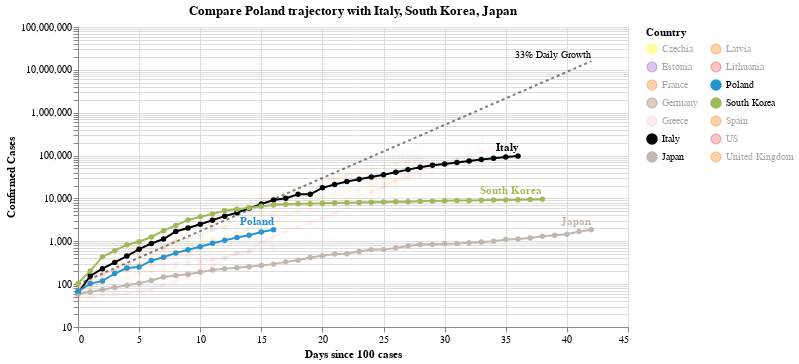

Notebook cell for this chart:
### Code cell
#hide_input
chart3 = make_since_chart(['Poland'])
chart3

### Figure 1 — Vega-Lite specification as saved in the notebook (floating-point values rounded to 4 significant figures; data arrays with more than 128 entries replaced by an {"elided": "..."} marker saying what was removed)
{"config": {"view": {"continuousWidth": 400, "continuousHeight": 300}}, "layer": [{"mark": {"type": "line", "color": "black", "opacity": 0.5, "strokeDash": [3, 3]}, "encoding": {"x": {"type": "quantitative", "field": "Days since 100 cases"}, "y": {"type": "quantitative", "field": "Confirmed Cases"}}}, {"mark": {"type": "text", "align": "right", "dy": -6, "fontSize": 10, "text": "33% Daily Growth"}, "encoding": {"x": {"type": "quantitative", "field": "Days since 100 cases"}, "y": {"type": "quantitative", "field": "Confirmed Cases"}}, "transform": [{"filter": "(datum['Days since 100 cases'] >= 42)"}]}, {"data": {"name": "data-48fa2c6042ddd6908719d7f4304414de"}, "mark": {"type": "line", "point": true}, "encoding": {"color": {"type": "nominal", "field": "Country", "legend": {"columns": 2}, "scale": {"domain": ["Czechia", "Estonia", "France", "Germany", "Greece", "Italy", "Japan", "Latvia", "Lithuania", "Poland", "South Korea", "Spain", "US", "United Kingdom"], "range": ["yellow", "#9467bd", "#F58518", "#9D755D", "pink", "black", "#C1B7AD", "#F58518", "#E45756", "#2495D3", "#A1BA59", "#F58518", "#E45756", "#F58518"]}}, "opacity": {"condition": {"value": 1, "selection": "selector001"}, "value": 0.05}, "tooltip": [{"type": "nominal", "field": "Country"}, {"type": "temporal", "field": "Date"}, {"type": "quantitative", "field": "Confirmed Cases"}, {"type": "quantitative", "field": "Days since 100 cases"}], "x": {"type": "quantitative", "field": "Days since 100 cases"}, "y": {"type": "quantitative", "field": "Confirmed Cases", "scale": {"type": "log"}}}, "selection": {"selector001": {"type": "multi", "fields": ["Country"], "bind": "legend", "init": [{"Country": "Poland"}, {"Country": "Italy"}, {"Country": "South Korea"}, {"Country": "Japan"}]}}, "width": 550}, {"data": {"name": "data-48fa2c6042ddd6908719d7f4304414de"}, "mark": {"type": "text", "align": "right", "dy": -8, "fontWeight": "bold"}, "encoding": {"color": {"type": "nominal", "field": "Country", "legend": {"columns": 2}, "scale": {"domain": ["Czechia", "Estonia", "France", "Germany", "Greece", "Italy", "Japan", "Latvia", "Lithuania", "Poland", "South Korea", "Spain", "US", "United Kingdom"], "range": ["yellow", "#9467bd", "#F58518", "#9D755D", "pink", "black", "#C1B7AD", "#F58518", "#E45756", "#2495D3", "#A1BA59", "#F58518", "#E45756", "#F58518"]}}, "opacity": {"condition": {"value": 1, "selection": "selector001"}, "value": 0.05}, "text": {"type": "nominal", "field": "Country"}, "tooltip": [{"type": "nominal", "field": "Country"}, {"type": "temporal", "field": "Date"}, {"type": "quantitative", "field": "Confirmed Cases"}, {"type": "quantitative", "field": "Days since 100 cases"}], "x": {"type": "quantitative", "field": "Days since 100 cases"}, "y": {"type": "quantitative", "field": "Confirmed Cases", "scale": {"type": "log"}}}, "transform": [{"filter": "(datum['Date'] >= 1585440000000)"}], "width": 550}], "data": {"name": "data-8f6a05142dd35def092a31a7bdaa1c96"}, "title": "Compare Poland trajectory with Italy, South Korea, Japan", "$schema": "https://vega.github.io/schema/vega-lite/v4.0.2.json", "datasets": {"data-8f6a05142dd35def092a31a7bdaa1c96": [{"Days since 100 cases": 0, "Confirmed Cases": 100.0}, {"Days since 100 cases": 1, "Confirmed Cases": 133.0}, {"Days since 100 cases": 2, "Confirmed Cases": 176.9}, {"Days since 100 cases": 3, "Confirmed Cases": 235.3}, {"Days since 100 cases": 4, "Confirmed Cases": 312.9}, {"Days since 100 cases": 5, "Confirmed Cases": 416.2}, {"Days since 100 cases": 6, "Confirmed Cases": 553.5}, {"Days since 100 cases": 7, "Confirmed Cases": 736.1}, {"Days since 100 cases": 8, "Confirmed Cases": 979.1}, {"Days since 100 cases": 9, "Confirmed Cases": 1302.0}, {"Days since 100 cases": 10, "Confirmed Cases": 1732.0}, {"Days since 100 cases": 11, "Confirmed Cases": 2303.0}, {"Days since 100 cases": 12, "Confirmed Cases": 3064.0}, {"Days since 100 cases": 13, "Confirmed Cases": 4074.0}, {"Days since 100 cases": 14, "Confirmed Cases": 5419.0}, {"Days since 100 cases": 15, "Confirmed Cases": 7207.0}, {"Days since 100 cases": 16, "Confirmed Cases": 9586.0}, {"Days since 100 cases": 17, "Confirmed Cases": 12750.0}, {"Days since 100 cases": 18, "Confirmed Cases": 16960.0}, {"Days since 100 cases": 19, "Confirmed Cases": 22550.0}, {"Days since 100 cases": 20, "Confirmed Cases": 29990.0}, {"Days since 100 cases": 21, "Confirmed Cases": 39890.0}, {"Days since 100 cases": 22, "Confirmed Cases": 53060.0}, {"Days since 100 cases": 23, "Confirmed Cases": 70560.0}, {"Days since 100 cases": 24, "Confirmed Cases": 93850.0}, {"Days since 100 cases": 25, "Confirmed Cases": 124800.0}, {"Days since 100 cases": 26, "Confirmed Cases": 166000.0}, {"Days since 100 cases": 27, "Confirmed Cases": 220800.0}, {"Days since 100 cases": 28, "Confirmed Cases": 293700.0}, {"Days since 100 cases": 29, "Confirmed Cases": 390600.0}, {"Days since 100 cases": 30, "Confirmed Cases": 519500.0}, {"Days since 100 cases": 31, "Confirmed Cases": 690900.0}, {"Days since 100 cases": 32, "Confirmed Cases": 918900.0}, {"Days since 100 cases": 33, "Confirmed Cases": 1222000.0}, {"Days since 100 cases": 34, "Confirmed Cases": 1625000.0}, {"Days since 100 cases": 35, "Confirmed Cases": 2162000.0}, {"Days since 100 cases": 36, "Confirmed Cases": 2875000.0}, {"Days since 100 cases": 37, "Confirmed Cases": 3824000.0}, {"Days since 100 cases": 38, "Confirmed Cases": 5086000.0}, {"Days since 100 cases": 39, "Confirmed Cases": 6764000.0}, {"Days since 100 cases": 40, "Confirmed Cases": 8996000.0}, {"Days since 100 cases": 41, "Confirmed Cases": 11970000.0}, {"Days since 100 cases": 42, "Confirmed Cases": 15910000.0}], "data-48fa2c6042ddd6908719d7f4304414de": {"elided": "367 records"}}}
